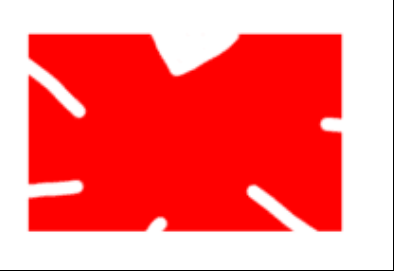
#> input picture OpenCVContourApproxi/shape.png, 394 x 271 px
$ python opencv_contour_approx.py
#> lines starting #> are read from the running program, lines starting #| are printed output that depends on the picture; after the words box and inside, x2 and y2 are one past the last pixel; in counts of white or black regions, pixels touching at a corner belong together
# import the necessary packages
import numpy as np
import argparse
import imutils
import cv2
# construct the argument parser and parse the arguments
ap = argparse.ArgumentParser()
ap.add_argument("-i", "--image", type=str, default="shape.png",
                help="path to input image")
args = vars(ap.parse_args())


# load the image and display it
image = cv2.imread(args["image"])
#> image is the input picture: shape (271, 394, 3); mean B, G, R 118.7, 118.7, 253.4
# cv2.imshow("Image", image)
# convert the image to grayscale and threshold it
gray = cv2.cvtColor(image, cv2.COLOR_BGR2GRAY)
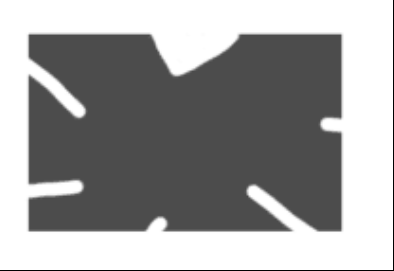
#> gray: shape (271, 394); min 0, max 255, mean 158.9
thresh = cv2.threshold(gray, 200, 255,
                       cv2.THRESH_BINARY_INV)[1]
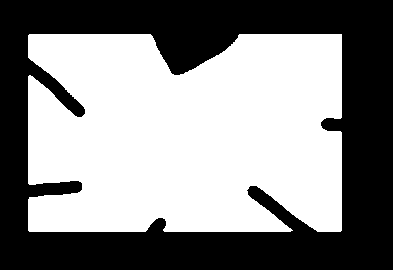
#> thresh: shape (271, 394); 54.1% white; 1 black region
# cv2.imshow("Thresh", thresh)
# cv2.waitKey(0)


# find the largest contour in the threshold image
cnts = cv2.findContours(thresh.copy(), cv2.RETR_EXTERNAL,
                        cv2.CHAIN_APPROX_SIMPLE)
#> cnts = 2 contours, 1 with area under 20; largest, box (x1, y1, x2, y2) and area: (28, 34, 342, 232) 56420
cnts = imutils.grab_contours(cnts)
c = max(cnts, key=cv2.contourArea)
#> c = contour of 265 points, box (x1, y1, x2, y2) (28, 34, 342, 232), area 56420
# draw the shape of the contour on the output image, compute the
# bounding box, and display the number of points in the contour
output = image.copy()
cv2.drawContours(output, [c], -1, (0, 255, 0), 3)
(x, y, w, h) = cv2.boundingRect(c)
#> x = 28; y = 34; w = 314; h = 198
text = "original, num_pts={}".format(len(c))
#> text = 'original, num_pts=265'
cv2.putText(output, text, (x, y - 15), cv2.FONT_HERSHEY_SIMPLEX,
            0.9, (0, 255, 0), 2)
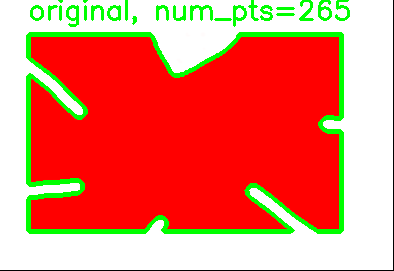
#> output: shape (271, 394, 3); mean B, G, R 105.4, 126.9, 231.9
# show the original contour image
print("[INFO] {}".format(text))
#| [INFO] original, num_pts=265
# cv2.imshow("Original Contour", output)
# cv2.waitKey(0)


# to demonstrate the impact of contour approximation, let's loop
# over a number of epsilon sizes
for eps in np.linspace(0.001, 0.05, 10):
    # approximate the contour
    peri = cv2.arcLength(c, True)
    approx = cv2.approxPolyDP(c, eps * peri, True)
    # draw the approximated contour on the image
    output = image.copy()
    cv2.drawContours(output, [approx], -1, (0, 255, 0), 3)
    text = "eps={:.4f}, num_pts={}".format(eps, len(approx))
    cv2.putText(output, text, (x, y - 15), cv2.FONT_HERSHEY_SIMPLEX,
                0.9, (0, 255, 0), 2)
    # show the approximated contour image
    print("[INFO] {}".format(text))
    cv2.imshow("Approximated Contour", output)
    cv2.waitKey(0)
#> this loop made 10 passes
#> text on passes 1 to 10: 'eps=0.0010, num_pts=44', 'eps=0.0064, num_pts=23', 'eps=0.0119, num_pts=17', 'eps=0.0173, num_pts=12', 'eps=0.0228, num_pts=11', 'eps=0.0282, num_pts=10', 'eps=0.0337, num_pts=7', 'eps=0.0391, num_pts=4', 'eps=0.0446, num_pts=4', 'eps=0.0500, num_pts=4'
#| [INFO] eps=0.0010, num_pts=44
#| [INFO] eps=0.0064, num_pts=23
#| [INFO] eps=0.0119, num_pts=17
#| [INFO] eps=0.0173, num_pts=12
#| [INFO] eps=0.0228, num_pts=11
#| [INFO] eps=0.0282, num_pts=10
#| [INFO] eps=0.0337, num_pts=7
#| [INFO] eps=0.0391, num_pts=4
#> (further printed lines are left out)
#> pass 1, `cv2.imshow("Approximated Contour", output)`:
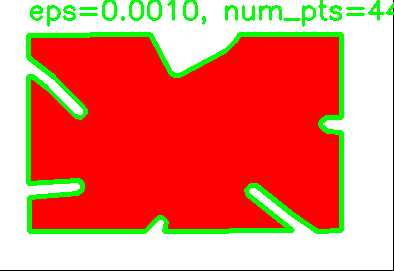
#> window 'Approximated Contour': shape (271, 394, 3); mean B, G, R 104.8, 127.5, 230.7
#> pass 2, `cv2.imshow("Approximated Contour", output)`:
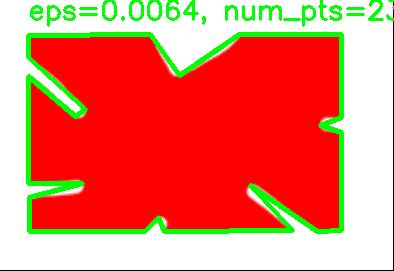
#> window 'Approximated Contour': shape (271, 394, 3); mean B, G, R 103.5, 125.8, 231.1
#> after the loop:
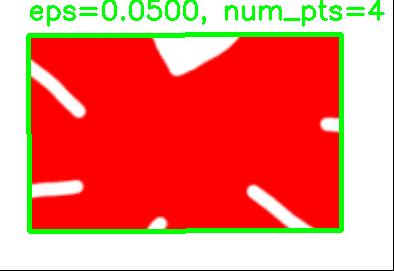
#> output: shape (271, 394, 3); mean B, G, R 107.1, 124.7, 235.8
